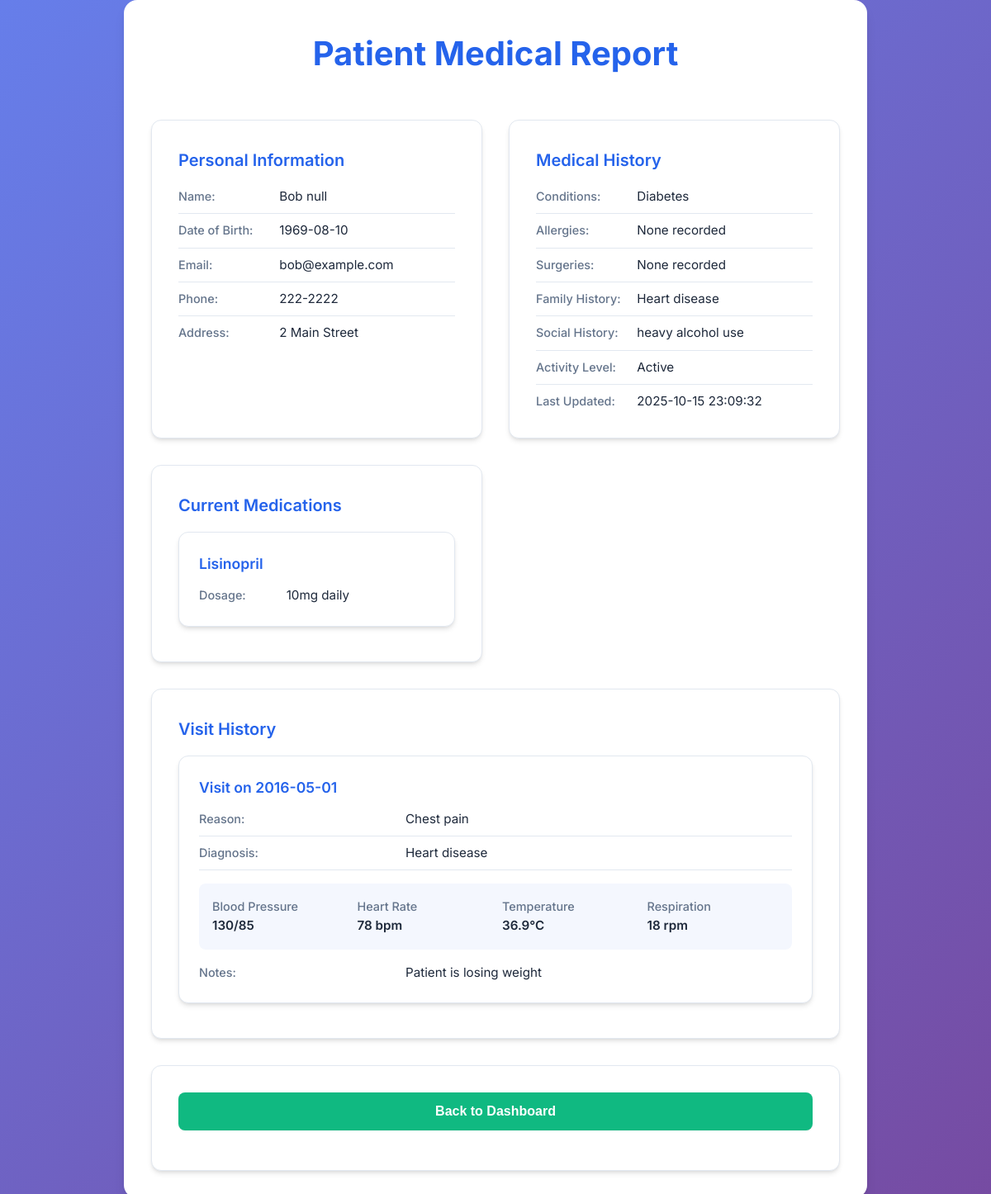
The page /doctor/generate_report.php?patient_id=2 (signed in) on the database its author committed.
### tables this page shows
CREATE TABLE PATIENT_INFO (
    patient_id INT AUTO_INCREMENT PRIMARY KEY,
    first_name VARCHAR(50) NOT NULL,
    last_name VARCHAR(50) NOT NULL,
    date_of_birth DATE NOT NULL,
    gender VARCHAR(20) NOT NULL,
    phone_number VARCHAR(20) NOT NULL,
    contact_email VARCHAR(100) UNIQUE NOT NULL,
    address VARCHAR(200) NOT NULL,
    emergency_contact_name VARCHAR(100) NOT NULL,
    emergency_contact_number VARCHAR(20) NOT NULL,
    marital_status ENUM('Single', 'Married', 'Divorced', 'Widowed','Seperated'),
    ethnicity VARCHAR(50) NOT NULL
);

CREATE TABLE PREEXISTING_MEDICAL_HISTORY (
    history_id INT AUTO_INCREMENT PRIMARY KEY,
    patient_id INT,
    conditions TEXT,
    allergies TEXT,
    family_history TEXT,
    surgeries TEXT,
    social_history TEXT,
    activity_level TEXT,
    serious_illnesses TEXT,
    serious_injuries TEXT,
    other_info TEXT,
    last_time_updated DATETIME,
    FOREIGN KEY (patient_id) REFERENCES PATIENT_INFO(patient_id)
);

CREATE TABLE PATIENT_MEDICATIONS (
    med_id INT AUTO_INCREMENT PRIMARY KEY,
    patient_id INT NOT NULL,
    medication_name VARCHAR(100) NOT NULL,
    start_date DATE,
    end_date DATE,
    dosage VARCHAR(50),
    FOREIGN KEY (patient_id) REFERENCES PATIENT_INFO(patient_id)
);

CREATE TABLE HOSPITAL_VISITS (
    visit_id INT AUTO_INCREMENT PRIMARY KEY,
    patient_id INT,
    doctor_id INT,
    visit_date DATE,
    visit_reason VARCHAR(200),
    diagnosis VARCHAR(200),
    FOREIGN KEY (patient_id) REFERENCES PATIENT_INFO(patient_id),
    FOREIGN KEY (doctor_id) REFERENCES DOCTOR_INFO(doctor_id)
);

CREATE TABLE RETURNED_VISIT_DATA (
    return_id INT AUTO_INCREMENT PRIMARY KEY,
    visit_id INT,
    patient_id INT,
    doctor_id INT,
    visit_date DATE,
    height DECIMAL(5,2),
    weight DECIMAL(5,2),
    blood_pressure VARCHAR(20),
    heart_rate INT,
    next_checkup_date DATE,
    temperature DECIMAL(4,1),
    new_medicines TEXT,
    respiration_rate INT,
    new_conditions TEXT,
    skin_health ENUM('Worst', 'Worsening', 'Normal', 'Better', 'Best'),
    organ_health ENUM('Worst', 'Worsening', 'Normal', 'Better', 'Best'),
    neurological_health ENUM('Worst', 'Worsening', 'Normal', 'Better', 'Best'),
    urgent_concern TEXT,
    extra_notes TEXT,
    FOREIGN KEY (visit_id) REFERENCES HOSPITAL_VISITS(visit_id),
    FOREIGN KEY (patient_id) REFERENCES PATIENT_INFO(patient_id),
    FOREIGN KEY (doctor_id) REFERENCES DOCTOR_INFO(doctor_id)
);

### doctor/generate_report.php (the view, shortened to what this page needs)
<?php
include '../includes/db.php';
$patient_id = isset($_GET['patient_id']) ? (int)$_GET['patient_id'] : 0;
$pstmt = $conn->prepare("SELECT * FROM PATIENT_INFO WHERE patient_id = ?");
$pstmt->bind_param("i", $patient_id);
$pstmt->execute();
$patient = $pstmt->get_result()->fetch_assoc();
$hstmt = $conn->prepare("SELECT * FROM PREEXISTING_MEDICAL_HISTORY WHERE patient_id = ?");
$hstmt->bind_param("i", $patient_id);
$hstmt->execute();
$history = $hstmt->get_result()->fetch_assoc();
$vstmt = $conn->prepare("SELECT * FROM HOSPITAL_VISITS WHERE patient_id = ? ORDER BY visit_date DESC");
$vstmt->bind_param("i", $patient_id);
$vstmt->execute();
$visits = $vstmt->get_result();
$rstmt = $conn->prepare("SELECT * FROM RETURNED_VISIT_DATA WHERE patient_id = ?");
$rstmt->bind_param("i", $patient_id);
$rstmt->execute();
$rvd_res = $rstmt->get_result();
$rvd_by_visit = [];
while ($row = $rvd_res->fetch_assoc()) {
    $rvd_by_visit[$row['visit_id']] = $row;
}
$mstmt = $conn->prepare("SELECT medication_name, dosage FROM PATIENT_MEDICATIONS WHERE patient_id = ?");
$mstmt->bind_param("i", $patient_id);
$mstmt->execute();
$medications = $mstmt->get_result();
?>
<!DOCTYPE html>
<html lang="en">
<head>
    <link rel="stylesheet" href="../css/styles.css">
</head>
<body>
    <div class="dashboard-container">
        <div class="dashboard-header">
            <h1>Patient Medical Report</h1>
        </div>
        <?php if (!$patient): ?>
            <div class="dashboard-card">
                <h3>Patient Not Found</h3>
                <p>The requested patient record could not be found.</p>
            </div>
        <?php else: ?>
            <div class="dashboard-grid">
                <div class="dashboard-card">
                    <h3>Personal Information</h3>
                    <div class="table-card-row">
                        <div class="table-card-label">Name:</div>
                        <div class="table-card-value"><?php echo htmlspecialchars($patient['first_name'].' '.$patient['last_name']); ?></div>
                    </div>
                    <div class="table-card-row">
                        <div class="table-card-label">Date of Birth:</div>
                        <div class="table-card-value"><?php echo htmlspecialchars($patient['date_of_birth']); ?></div>
                    </div>
                    <div class="table-card-row">
                        <div class="table-card-label">Email:</div>
                        <div class="table-card-value"><?php echo htmlspecialchars($patient['contact_email'] ?? 'Not provided'); ?></div>
                    </div>
                    <div class="table-card-row">
                        <div class="table-card-label">Phone:</div>
                        <div class="table-card-value"><?php echo htmlspecialchars($patient['phone_number'] ?? 'Not provided'); ?></div>
                    </div>
                    <div class="table-card-row">
                        <div class="table-card-label">Address:</div>
                        <div class="table-card-value"><?php echo htmlspecialchars($patient['address'] ?? 'Not provided'); ?></div>
                    </div>
                </div>
                <div class="dashboard-card">
                    <h3>Medical History</h3>
                    <?php if ($history): ?>
                        <div class="table-card-row">
                            <div class="table-card-label">Conditions:</div>
                            <div class="table-card-value"><?php echo htmlspecialchars($history['conditions'] ?? 'None recorded'); ?></div>
                        </div>
                        <div class="table-card-row">
                            <div class="table-card-label">Allergies:</div>
                            <div class="table-card-value"><?php echo htmlspecialchars($history['allergies'] ?? 'None recorded'); ?></div>
                        </div>
                        <div class="table-card-row">
                            <div class="table-card-label">Surgeries:</div>
                            <div class="table-card-value"><?php echo htmlspecialchars($history['surgeries'] ?? 'None recorded'); ?></div>
                        </div>
                        <div class="table-card-row">
                            <div class="table-card-label">Family History:</div>
                            <div class="table-card-value"><?php echo htmlspecialchars($history['family_history'] ?? 'None recorded'); ?></div>
                        </div>
                        <div class="table-card-row">
                            <div class="table-card-label">Social History:</div>
                            <div class="table-card-value"><?php echo htmlspecialchars($history['social_history'] ?? 'None recorded'); ?></div>
                        </div>
                        <div class="table-card-row">
                            <div class="table-card-label">Activity Level:</div>
                            <div class="table-card-value"><?php echo htmlspecialchars($history['activity_level'] ?? 'Not specified'); ?></div>
                        </div>
                        <div class="table-card-row">
                            <div class="table-card-label">Last Updated:</div>
                            <div class="table-card-value"><?php echo htmlspecialchars($history['last_time_updated'] ?? 'Never'); ?></div>
                        </div>
                    <?php else: ?>
                        <p>No medical history recorded</p>
                    <?php endif; ?>
                </div>
                <div class="dashboard-card">
                    <h3>Current Medications</h3>
                    <?php if ($medications->num_rows > 0): ?>
                        <div class="table-cards">
                            <?php while ($med = $medications->fetch_assoc()): ?>
                                <div class="table-card">
                                    <div class="table-card-header"><?php echo htmlspecialchars($med['medication_name']); ?></div>
                                    <div class="table-card-row">
                                        <div class="table-card-label">Dosage:</div>
                                        <div class="table-card-value"><?php echo htmlspecialchars($med['dosage']); ?></div>
                                    </div>
                                </div>
                            <?php endwhile; ?>
                        </div>
                    <?php else: ?>
                        <p>No medications recorded</p>
                    <?php endif; ?>
                </div>
                <div class="dashboard-card" style="grid-column: 1 / -1;">
                    <h3>Visit History</h3>
                    <?php if ($visits->num_rows === 0): ?>
                        <p>No visits recorded</p>
                    <?php else: ?>
                        <div class="table-cards">
                            <?php while ($v = $visits->fetch_assoc()):
                                $rvd = $rvd_by_visit[$v['visit_id']] ?? null; ?>
                                <div class="table-card">
                                    <div class="table-card-header">
                                        Visit on <?php echo htmlspecialchars($v['visit_date']); ?>
                                    </div>
                                    <div class="table-card-row">
                                        <div class="table-card-label">Reason:</div>
                                        <div class="table-card-value"><?php echo htmlspecialchars($v['visit_reason'] ?? 'Not specified'); ?></div>
                                    </div>
                                    <?php if (!empty($v['diagnosis'])): ?>
                                    <div class="table-card-row">
                                        <div class="table-card-label">Diagnosis:</div>
                                        <div class="table-card-value"><?php echo htmlspecialchars($v['diagnosis']); ?></div>
                                    </div>
                                    <?php endif; ?>
                                    <?php if ($rvd): ?>
                                    <div style="display: grid; grid-template-columns: 1fr 1fr 1fr 1fr; gap: 1rem; margin: 1rem 0; padding: 1rem; background: rgba(37, 99, 235, 0.05); border-radius: 8px;">
                                        <div>
                                            <div class="table-card-label">Blood Pressure</div>
                                            <div class="table-card-value" style="font-weight: 600;"><?php echo htmlspecialchars($rvd['blood_pressure'] ?? 'N/A'); ?></div>
                                        </div>
                                        <div>
                                            <div class="table-card-label">Heart Rate</div>
                                            <div class="table-card-value" style="font-weight: 600;"><?php echo htmlspecialchars($rvd['heart_rate'] ?? 'N/A'); ?> bpm</div>
                                        </div>
                                        <div>
                                            <div class="table-card-label">Temperature</div>
                                            <div class="table-card-value" style="font-weight: 600;"><?php echo htmlspecialchars($rvd['temperature'] ?? 'N/A'); ?>°C</div>
                                        </div>
                                        <div>
                                            <div class="table-card-label">Respiration</div>
                                            <div class="table-card-value" style="font-weight: 600;"><?php echo htmlspecialchars($rvd['respiration_rate'] ?? 'N/A'); ?> rpm</div>
                                        </div>
                                    </div>
                                    <?php endif; ?>
                                    <?php if (!empty($rvd['extra_notes'])): ?>
                                    <div class="table-card-row">
                                        <div class="table-card-label">Notes:</div>
                                        <div class="table-card-value"><?php echo htmlspecialchars($rvd['extra_notes']); ?></div>
                                    </div>
                                    <?php endif; ?>
                                </div>
                            <?php endwhile; ?>
                        </div>
                    <?php endif; ?>
                </div>
            </div>
        <?php endif; ?>
        <div class="dashboard-card" style="text-align: center; margin-top: 2rem;">
            <a href="view_patient.php">
                <button style="background: var(--secondary-color);">Back to Dashboard</button>
            </a>
        </div>
    </div>
</body>
</html>

### css/styles.css (style rules this page uses)
:root { --primary-color: #2563eb; --primary-dark: #1d4ed8; --secondary-color: #10b981; --accent-color: #f59e0b; --background-color: #f8fafc; --surface-color: #ffffff; --text-primary: #1e293b; --text-secondary: #64748b; --border-color: #e2e8f0; --error-color: #ef4444; --success-color: #10b981; --shadow-sm: 0 1px 2px 0 rgb(0 0 0 / 0.05); --shadow-md: 0 4px 6px -1px rgb(0 0 0 / 0.1), 0 2px 4px -2px rgb(0 0 0 / 0.1); --shadow-lg: 0 10px 15px -3px rgb(0 0 0 / 0.1), 0 4px 6px -4px rgb(0 0 0 / 0.1); --shadow-xl: 0 20px 25px -5px rgb(0 0 0 / 0.1), 0 8px 10px -6px rgb(0 0 0 / 0.1); }
* { margin: 0; padding: 0; box-sizing: border-box; }
body { font-family: 'Inter', -apple-system, BlinkMacSystemFont, 'Segoe UI', Roboto, sans-serif; background: linear-gradient(135deg, #667eea 0%, #764ba2 100%); min-height: 100vh; color: var(--text-primary); line-height: 1.6; font-size: 1rem; }
h1 { color: var(--primary-color); font-size: 2rem; font-weight: 600; margin-bottom: 1rem; }
h3 { color: var(--text-primary); font-size: 1.25rem; font-weight: 500; margin-bottom: 0.75rem; }
button { background: linear-gradient(135deg, var(--primary-color), var(--primary-dark)); color: white; border: none; padding: 0.875rem 2rem; border-radius: 8px; font-size: 1rem; font-weight: 600; cursor: pointer; transition: all 0.2s ease; box-shadow: var(--shadow-sm); width: 100%; margin-bottom: 1rem; }
.table-cards { margin: 10px auto; display: grid; gap: 1rem; }
.table-card { background: var(--surface-color); border-radius: 12px; padding: 1.5rem; box-shadow: var(--shadow-md); border: 1px solid var(--border-color); transition: all 0.2s ease; }
.table-card-header { font-weight: 600; color: var(--primary-color); margin-bottom: 0.75rem; font-size: 1.1rem; }
.table-card-row { display: grid; grid-template-columns: 1fr 2fr; gap: 1rem; margin-bottom: 0.5rem; padding-bottom: 0.5rem; border-bottom: 1px solid var(--border-color); }
.table-card-row:last-child { border-bottom: none; margin-bottom: 0; padding-bottom: 0; }
.table-card-label { font-weight: 500; color: var(--text-secondary); font-size: 0.9rem; }
.table-card-value { color: var(--text-primary); font-size: 0.95rem; }
.dashboard-container { max-width: 500px; margin-top: 15px; padding: 1rem; background: var(--surface-color); border-radius: 16px; box-shadow: var(--shadow-lg); border: 1px solid rgba(255, 255, 255, 0.2); }
.dashboard-header { text-align: center; margin-bottom: 3rem; }
.dashboard-header h1 { color: var(--primary-color); font-size: 2.5rem; font-weight: 700; margin-bottom: 0.5rem; }
.dashboard-grid { display: grid; grid-template-columns: repeat(auto-fit, minmax(300px, 1fr)); gap: 2rem; margin-top: 2rem; width: 100%; max-width: 1200px; margin-left: auto; margin-right: auto; }
.dashboard-card { background: var(--surface-color); border-radius: 12px; padding: 2rem; box-shadow: var(--shadow-md); border: 1px solid var(--border-color); transition: all 0.2s ease; }
.dashboard-card h3 { color: var(--primary-color); margin-bottom: 1rem; font-size: 1.25rem; font-weight: 600; }
.dashboard-container { max-width: 900px; margin: 0 auto; padding: 2rem; }

### rows shown on the page
patient_info: first_name+last_name "Bob null", date_of_birth "1969-08-10", contact_email "bob@example.com", phone_number "222-2222", address "2 Main Street"
preexisting_medical_history: conditions "Diabetes", allergies "None recorded", surgeries "None recorded", family_history "Heart disease", social_history "heavy alcohol use", activity_level "Active", last_time_updated "2025-10-15 23:09:32"
patient_medications: medication_name "Lisinopril", dosage "10mg daily"
hospital_visits: visit_date "2016-05-01", visit_reason "Chest pain", diagnosis "Heart disease", visit_id.blood_pressure "130/85", visit_id.heart_rate "78", visit_id.temperature "36.9", visit_id.respiration_rate "18", visit_id.extra_notes "Patient is losing weight"
